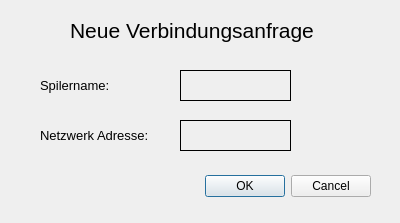
<?xml version="1.0" encoding="UTF-8"?>
<ui version="4.0">
 <class>AddRemotePlayer</class>
 <widget class="QDialog" name="AddRemotePlayer">
  <property name="windowModality">
   <enum>Qt::NonModal</enum>
  </property>
  <property name="geometry">
   <rect>
    <x>0</x>
    <y>0</y>
    <width>400</width>
    <height>223</height>
   </rect>
  </property>
  <property name="windowTitle">
   <string>Dialog</string>
  </property>
  <property name="modal">
   <bool>true</bool>
  </property>
  <widget class="QDialogButtonBox" name="buttonBox">
   <property name="geometry">
    <rect>
     <x>30</x>
     <y>170</y>
     <width>341</width>
     <height>32</height>
    </rect>
   </property>
   <property name="orientation">
    <enum>Qt::Horizontal</enum>
   </property>
   <property name="standardButtons">
    <set>QDialogButtonBox::Cancel|QDialogButtonBox::Ok</set>
   </property>
  </widget>
  <widget class="QLabel" name="addplyheader">
   <property name="geometry">
    <rect>
     <x>70</x>
     <y>10</y>
     <width>271</width>
     <height>41</height>
    </rect>
   </property>
   <property name="font">
    <font>
     <pointsize>16</pointsize>
    </font>
   </property>
   <property name="lineWidth">
    <number>1</number>
   </property>
   <property name="text">
    <string>Neue Verbindungsanfrage</string>
   </property>
  </widget>
  <widget class="QLabel" name="plynamelbl">
   <property name="geometry">
    <rect>
     <x>40</x>
     <y>70</y>
     <width>101</width>
     <height>31</height>
    </rect>
   </property>
   <property name="font">
    <font>
     <pointsize>10</pointsize>
    </font>
   </property>
   <property name="text">
    <string>Spilername:</string>
   </property>
  </widget>
  <widget class="QLabel" name="netadrlbl">
   <property name="geometry">
    <rect>
     <x>40</x>
     <y>120</y>
     <width>121</width>
     <height>31</height>
    </rect>
   </property>
   <property name="font">
    <font>
     <pointsize>10</pointsize>
    </font>
   </property>
   <property name="text">
    <string>Netzwerk Adresse:</string>
   </property>
  </widget>
  <widget class="QLabel" name="playername">
   <property name="geometry">
    <rect>
     <x>180</x>
     <y>70</y>
     <width>111</width>
     <height>31</height>
    </rect>
   </property>
   <property name="font">
    <font>
     <pointsize>10</pointsize>
    </font>
   </property>
   <property name="autoFillBackground">
    <bool>true</bool>
   </property>
   <property name="frameShape">
    <enum>QFrame::Box</enum>
   </property>
   <property name="text">
    <string/>
   </property>
  </widget>
  <widget class="QLabel" name="netaddress">
   <property name="geometry">
    <rect>
     <x>180</x>
     <y>120</y>
     <width>111</width>
     <height>31</height>
    </rect>
   </property>
   <property name="autoFillBackground">
    <bool>true</bool>
   </property>
   <property name="frameShape">
    <enum>QFrame::Box</enum>
   </property>
   <property name="frameShadow">
    <enum>QFrame::Plain</enum>
   </property>
   <property name="text">
    <string/>
   </property>
  </widget>
 </widget>
 <resources/>
 <connections>
  <connection>
   <sender>buttonBox</sender>
   <signal>accepted()</signal>
   <receiver>AddRemotePlayer</receiver>
   <slot>accept()</slot>
   <hints>
    <hint type="sourcelabel">
     <x>248</x>
     <y>254</y>
    </hint>
    <hint type="destinationlabel">
     <x>157</x>
     <y>274</y>
    </hint>
   </hints>
  </connection>
  <connection>
   <sender>buttonBox</sender>
   <signal>rejected()</signal>
   <receiver>AddRemotePlayer</receiver>
   <slot>reject()</slot>
   <hints>
    <hint type="sourcelabel">
     <x>316</x>
     <y>260</y>
    </hint>
    <hint type="destinationlabel">
     <x>286</x>
     <y>274</y>
    </hint>
   </hints>
  </connection>
 </connections>
</ui>
